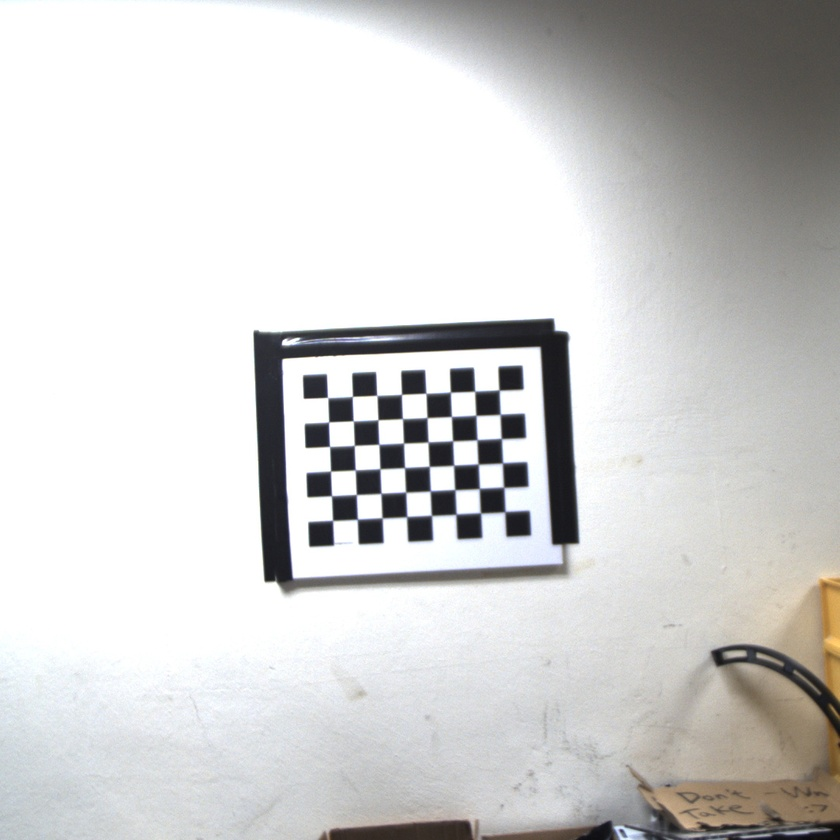
#> input picture calibration/images/Image_20251220190225898.jpg, 840 x 840 px, shrunk from 1080 x 1080 before the run; its folder holds 4 pictures in this run
$ python calibrate_camera.py
#> lines starting #> are read from the running program, lines starting #| are printed output that depends on the picture
import numpy as np
import cv2
import glob

BOARD_SIZE = (8, 6)
SQUARE_SIZE_MM = 25.0

# Path to your images
IMAGES_PATH = 'images/*.jpg'

objp = np.zeros((BOARD_SIZE[0] * BOARD_SIZE[1], 3), np.float32)
objp[:, :2] = np.mgrid[0:BOARD_SIZE[0], 0:BOARD_SIZE[1]].T.reshape(-1, 2)
objp = objp * SQUARE_SIZE_MM

objpoints = [] # 3d point in real world space
imgpoints = [] # 2d points in image plane.

images = glob.glob(IMAGES_PATH)
print(f"Found {len(images)} images.")

for fname in images:
    img = cv2.imread(fname)
#> img is the input picture: shape (840, 840, 3); mean B, G, R 206.8, 207.6, 207.9
    gray = cv2.cvtColor(img, cv2.COLOR_BGR2GRAY)
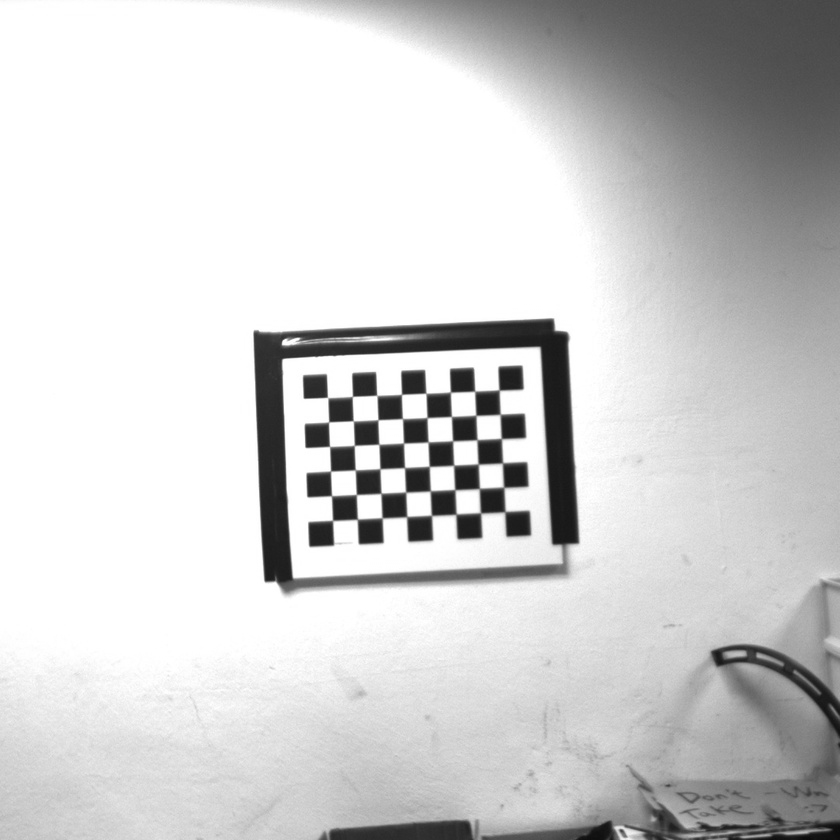
#> gray: shape (840, 840); min 11, max 255, mean 207.6

    # Find the chess board corners
    ret, corners = cv2.findChessboardCorners(gray, BOARD_SIZE, None)
#> ret = True; corners = 48 rows, first 8: [327.4, 397.3], [352.5, 396.3], [376.6, 395.2], [401.6, 394.3], [425.8, 393.3], [450.5, 391.9], [474.8, 391.2], [499.3, 390]

    if ret == True:
        objpoints.append(objp)
        corners2 = cv2.cornerSubPix(gray, corners, (11,11), (-1,-1),
                    (cv2.TERM_CRITERIA_EPS + cv2.TERM_CRITERIA_MAX_ITER, 30, 0.001))
#> corners2 = 48 rows, first 8: [327.6, 397.6], [352.3, 396.5], [376.8, 395.4], [401.5, 394.4], [426, 393.3], [450.4, 392.2], [474.7, 391.3], [499, 390.2]
        imgpoints.append(corners2)

        # Optional: Draw and verify
        # cv2.drawChessboardCorners(img, BOARD_SIZE, corners2, ret)
        # cv2.imshow('img', img)
        # cv2.waitKey(100)
    else:
        print(f"Skipping {fname} - corners not found")
#> pass 2 of the loop `for fname in images:`:
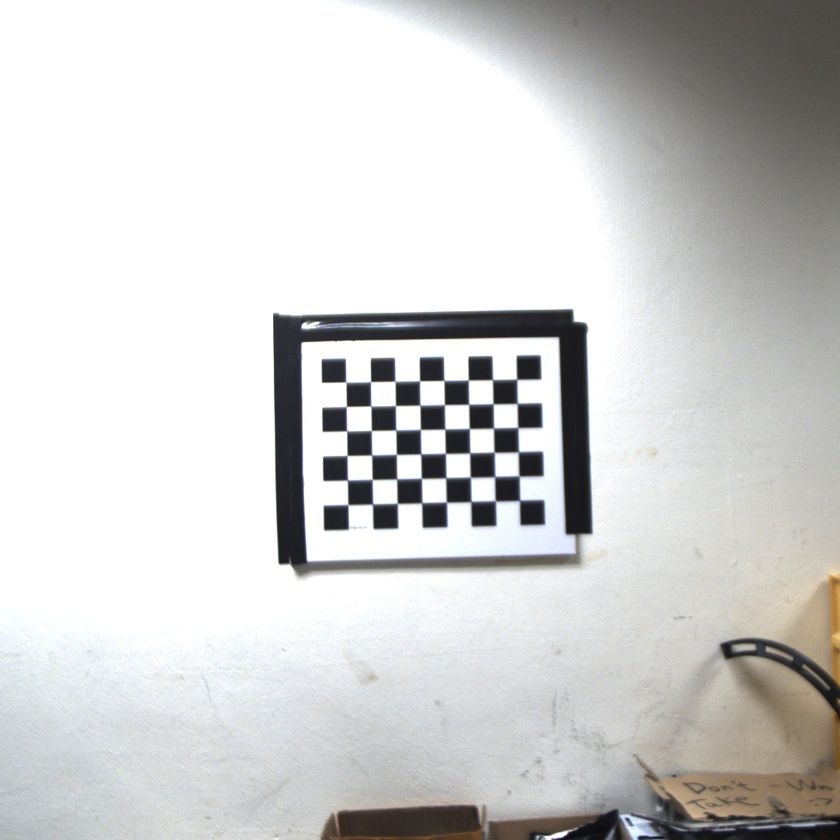
#> input picture calibration/images/Image_20251220190229011.jpg, 840 x 840 px, shrunk from 1080 x 1080 before the run
#> img is the input picture: shape (840, 840, 3); mean B, G, R 207.2, 208, 207.9
#> `gray = cv2.cvtColor(img, cv2.COLOR_BGR2GRAY)`:
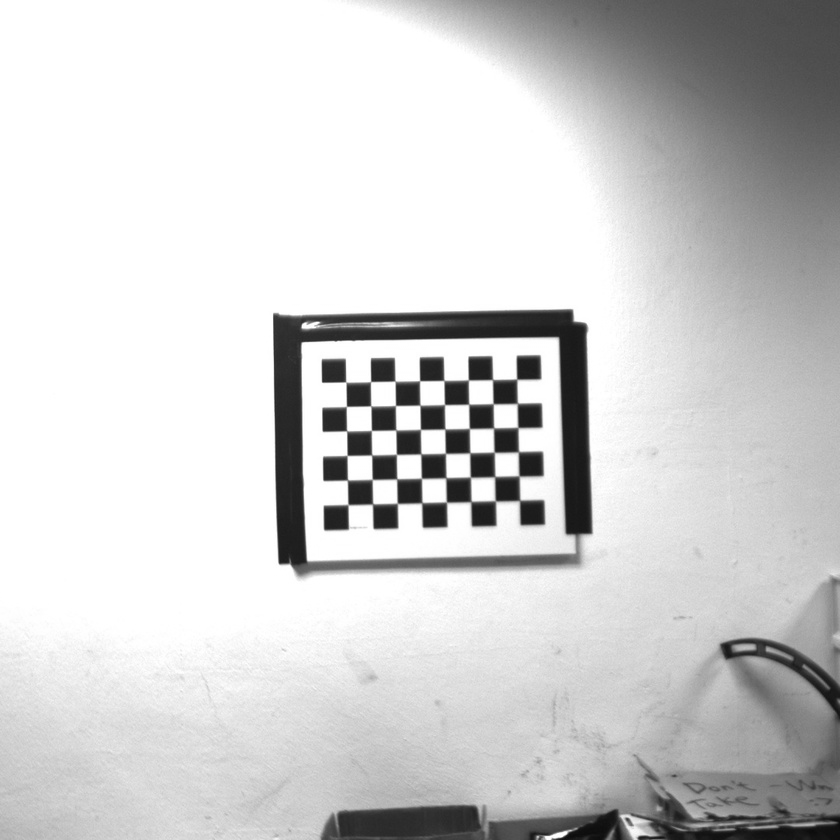
#> gray: shape (840, 840); min 11, max 255, mean 207.9
#> corners = 48 rows, first 8: [345.7, 381.9], [370.7, 381.5], [395, 381], [419.8, 380.5], [443.9, 380.4], [468.5, 379.8], [492.5, 379.4], [516.8, 379]
#> corners2 = 48 rows, first 8: [345.8, 382.2], [370.5, 381.7], [395, 381.3], [419.5, 380.8], [443.9, 380.5], [468.3, 380.1], [492.5, 379.7], [516.7, 379.3]
#> pass 3 of the loop `for fname in images:`:
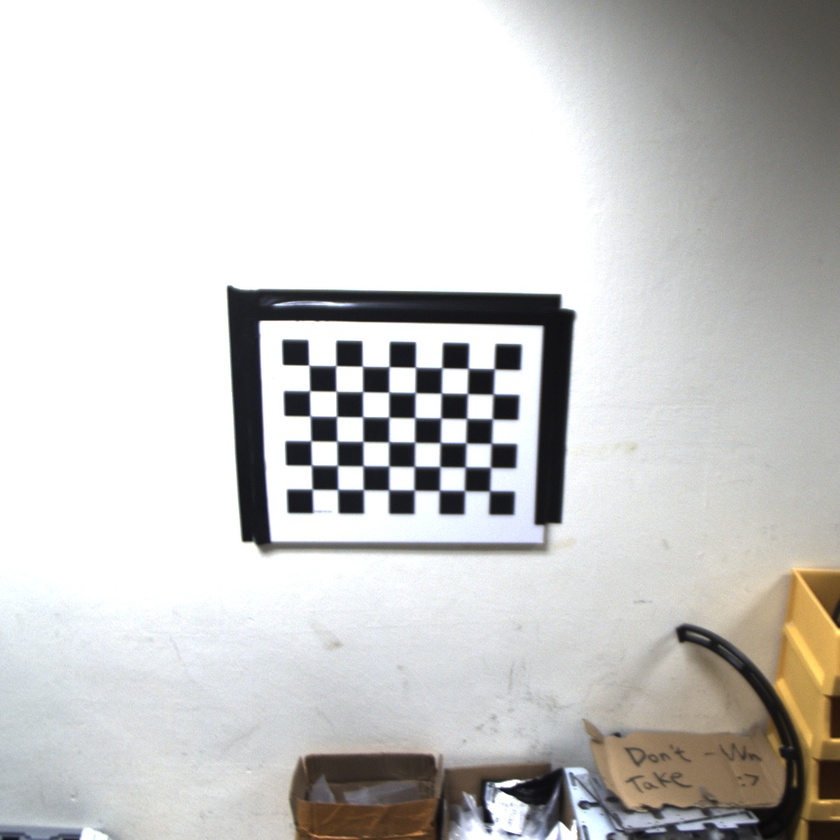
#> input picture calibration/images/Image_20251220190235722.jpg, 840 x 840 px, shrunk from 1080 x 1080 before the run
#> img is the input picture: shape (840, 840, 3); mean B, G, R 200.1, 201.9, 202.7
#> `gray = cv2.cvtColor(img, cv2.COLOR_BGR2GRAY)`:
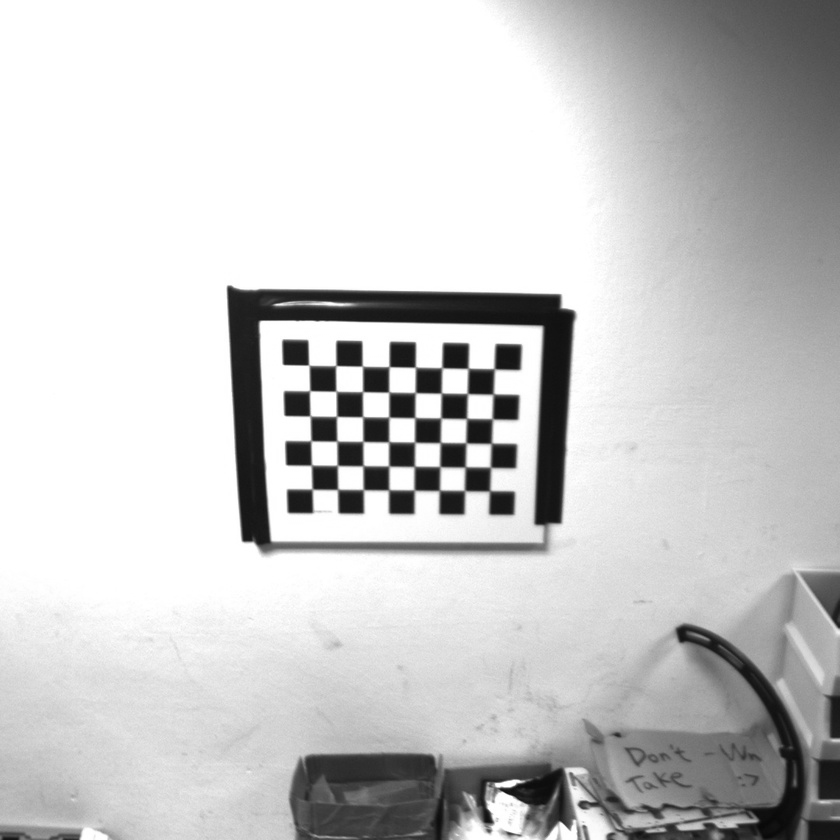
#> gray: shape (840, 840); min 8, max 255, mean 201.9
#> corners = 48 rows, first 8: [308.5, 364.7], [336.2, 365.2], [362.1, 365.8], [389.2, 366.3], [415.2, 366.7], [441.9, 367.2], [467.9, 368], [494.1, 368.2]
#> corners2 = 48 rows, first 8: [308.9, 365.3], [335.8, 365.7], [362.4, 366.3], [389, 366.7], [415.4, 367.3], [441.8, 367.8], [468, 368.4], [494.2, 368.9]
#> the loop made 4 passes; the first 3 are shown

cv2.destroyAllWindows()

print("Calibrating...")
ret, mtx, dist, rvecs, tvecs = cv2.calibrateCamera(objpoints, imgpoints, gray.shape[::-1], None, None)
print("\n" + "="*40)
print(f"Reprojection Error: {ret:.4f} (Lower is better, aim for < 0.5)")
print("="*40)
print("\nCopy this into DetectionWorker.cpp:\n")

print(f"// Calibration Result (RMS Error: {ret:.4f})")
print("camera_matrix = (cv::Mat_<double>(3, 3) <<")
print(f"    {mtx[0,0]:.4f}, {mtx[0,1]:.4f}, {mtx[0,2]:.4f},")
print(f"    {mtx[1,0]:.4f}, {mtx[1,1]:.4f}, {mtx[1,2]:.4f},")
print(f"    {mtx[2,0]:.4f}, {mtx[2,1]:.4f}, {mtx[2,2]:.4f}")
print(");")
print("\ndist_coeffs = (cv::Mat_<double>(1, 5) <<")
print(f"    {dist[0,0]:.4f},")
print(f"    {dist[0,1]:.4f},")
print(f"    {dist[0,2]:.4f},")
print(f"    {dist[0,3]:.4f},")
print(f"    {dist[0,4]:.4f}")
print(");")
